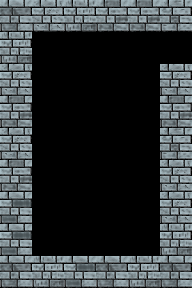

The image is a tile-based game level rendered from a .tmx file. Its description and complete source (layers, tilesets, objects, tile grids) follow:
An orthogonal 6x9 tile map with 32x32 px tiles, 2 tile layers (Layer0, Layer1) and 12 objects (9x wall, 2x front_door, Tinterbeck).

<map version="1.4" tiledversion="1.4.1" orientation="orthogonal" renderorder="right-down" width="6" height="9" tilewidth="32" tileheight="32" infinite="0" nextlayerid="4" nextobjectid="13">
 <tileset firstgid="1" source="ShardsOfCreation.tsx" />
 <layer id="1" name="Layer0" width="6" height="9">
  <data encoding="csv">
36,5,34,35,35,6,
34,13,13,13,13,13,
5,13,13,13,13,5,
35,13,13,13,13,35,
5,13,13,13,13,6,
35,13,13,13,13,5,
4,13,13,13,13,5,
4,13,13,13,13,34,
36,34,4,36,34,36
</data>
 </layer>
 <layer id="2" name="Layer1" width="6" height="9">
  <data encoding="csv">
0,0,0,0,0,0,
0,0,0,0,0,92,
0,91,0,0,0,0,
0,121,0,0,0,0,
0,91,0,0,0,0,
0,0,0,0,0,0,
0,93,0,0,93,0,
0,123,0,0,123,0,
0,0,0,0,0,0
</data>
 </layer>
 <objectgroup id="3" name="All">
  <object id="1" name="wall" x="0" y="0" width="192" height="32" />
  <object id="2" name="wall" x="0" y="32" width="32" height="224" />
  <object id="3" name="wall" x="0" y="256" width="192" height="32" />
  <object id="4" name="wall" x="32" y="192" width="32" height="64" />
  <object id="5" name="wall" x="160" y="64" width="32" height="192" />
  <object id="6" name="wall" x="128" y="192" width="32" height="64" />
  <object id="7" name="wall" x="32" y="96" width="32" height="32" />
  <object id="8" name="wall" x="40" y="72" width="16" height="16" />
  <object id="9" name="wall" x="40" y="136" width="16" height="16" />
  <object id="10" name="spawn" type="front_door" x="128" y="32" width="32" height="32" />
  <object id="11" name="portal" type="front_door" x="176" y="32" width="8" height="32" />
  <object id="12" name="npc" type="Tinterbeck" x="32" y="128" width="32" height="32" />
 </objectgroup>
</map>